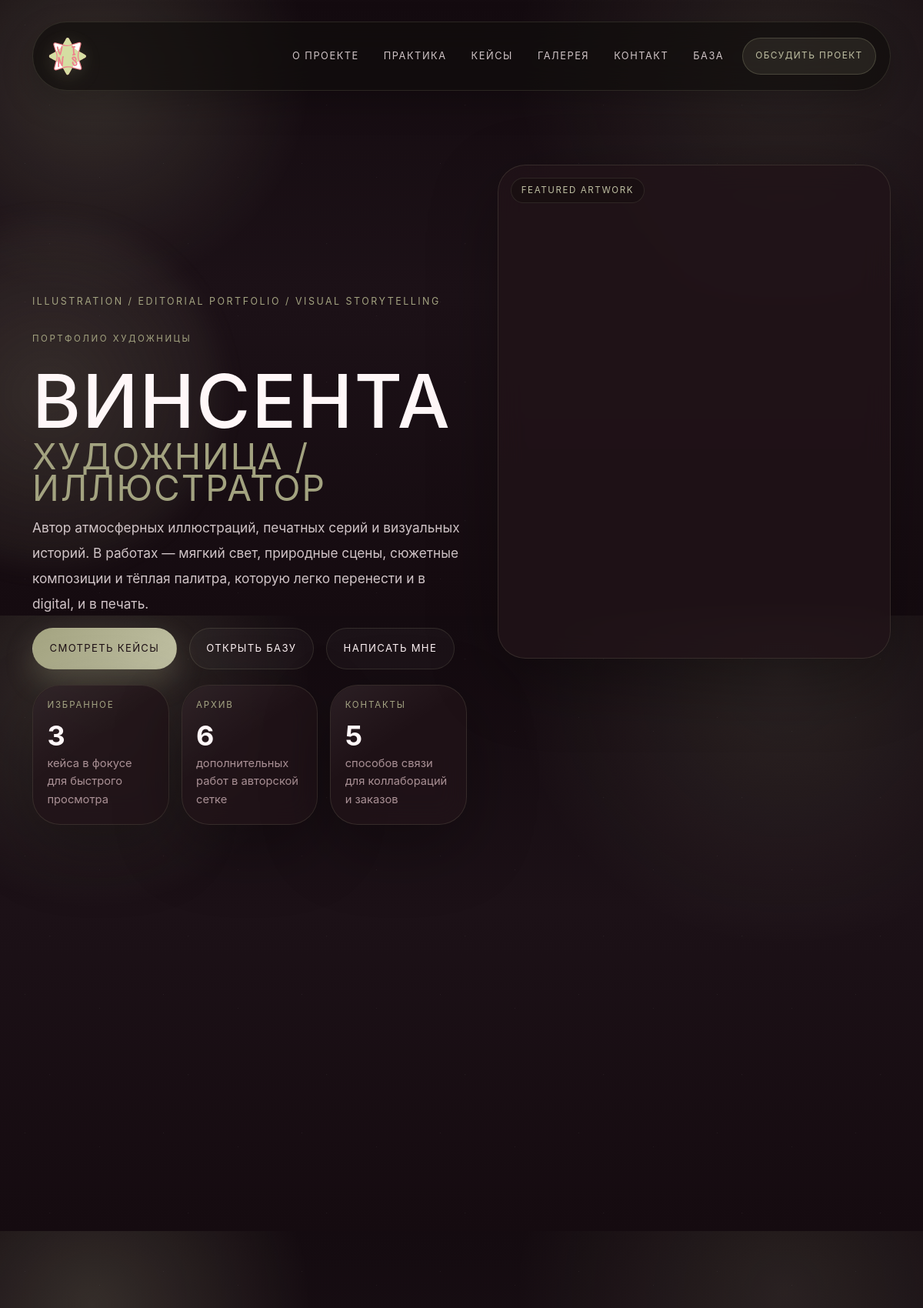
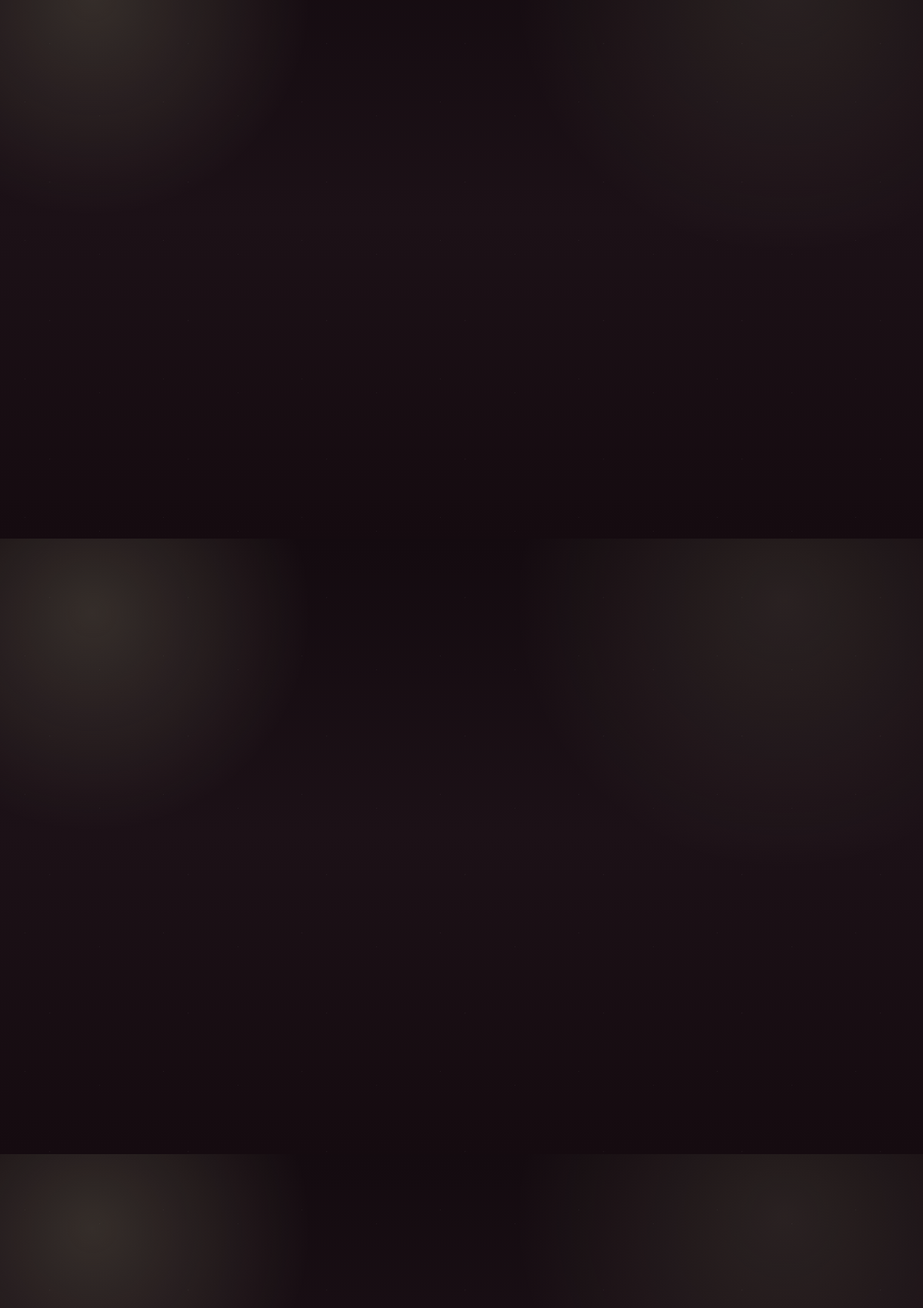
The page / (upper part) on the database its author committed (2 pictures, top to bottom).
### tables this page shows
CREATE TABLE profile (
            id INTEGER PRIMARY KEY AUTOINCREMENT,
            name TEXT NOT NULL,
            title TEXT NOT NULL,
            short_bio TEXT NOT NULL,
            about_text TEXT NOT NULL,
            hero_media TEXT NOT NULL,
            accent_note TEXT NOT NULL
        );

### app.py (the view)
    @app.get('/')
    def index() -> str:
        return render_template('index.html', **fetch_all())

### app.py (called while the page is built)
def get_db() -> sqlite3.Connection:
    if 'db' not in g:
        database_path = Path(current_app.config['DATABASE'])
        database_path.parent.mkdir(parents=True, exist_ok=True)
        connection = sqlite3.connect(str(database_path))
        connection.row_factory = sqlite3.Row
        connection.execute('PRAGMA foreign_keys = ON')
        g.db = connection
    return g.db

def serialize_item(row: sqlite3.Row | None) -> dict[str, Any]:
    return dict(row) if row is not None else {}

def serialize_rows(rows: list[sqlite3.Row]) -> list[dict[str, Any]]:
    return [dict(row) for row in rows]

def fetch_all() -> dict[str, Any]:
    db = get_db()
    content = {
        'profile': serialize_item(db.execute('SELECT * FROM profile LIMIT 1').fetchone()),
    }
    for key, query in CONTENT_QUERIES.items():
        content[key] = serialize_rows(db.execute(query).fetchall())
    return content

### templates/index.html (shortened to what this page needs)
<!DOCTYPE html>
<html lang="ru">
<head>
  <link href="https://cdn.jsdelivr.net/npm/bootstrap@5.3.3/dist/css/bootstrap.min.css" rel="stylesheet">
  <link rel="stylesheet" href="{{ url_for('static', filename='styles.css', v='20260405-atelier-off') }}">
</head>
<body>
  <div class="grain" aria-hidden="true"></div>
  <header class="site-header">
    <div class="container-xl">
      <nav class="navbar navbar-expand-lg site-nav">
        <a class="navbar-brand site-logo" href="#home" aria-label="Перейти к началу страницы">
          <img class="site-logo__image" src="{{ url_for('static', filename='assets/site-logo.svg') }}" alt="">
        </a>
        <div class="collapse navbar-collapse" id="mainNav">
          <ul class="navbar-nav ms-auto gap-lg-3 align-items-lg-center">
            <li class="nav-item"><a class="nav-link" href="#about">о проекте</a></li>
            <li class="nav-item"><a class="nav-link" href="#experience">практика</a></li>
            <li class="nav-item"><a class="nav-link" href="#projects">кейсы</a></li>
            <li class="nav-item"><a class="nav-link" href="#gallery">галерея</a></li>
            <li class="nav-item"><a class="nav-link" href="#contact">контакт</a></li>
            <li class="nav-item"><a class="nav-link" href="{{ url_for('admin_messages') }}">база</a></li>
          </ul>
          <a class="site-nav__cta magnetic" href="#contact">обсудить проект</a>
        </div>
      </nav>
    </div>
  </header>
  <main>
    <section class="hero section" id="home">
      <div class="container-xl">
        <div class="hero__grid">
          <div class="hero__content reveal">
            <p class="eyebrow">illustration / editorial portfolio / visual storytelling</p>
            <p class="hero__intro">портфолио художницы</p>
            <h1 class="hero__title">
              <span>{{ profile['name'] }}</span>
              <strong>{{ profile['title'] }}</strong>
            </h1>
            <p class="hero__text">{{ profile['short_bio'] }}</p>
            <div class="hero__actions d-flex flex-wrap gap-3">
              <a class="btn btn-accent magnetic" href="#projects">смотреть кейсы</a>
              <a class="btn btn-ghost magnetic" href="{{ url_for('admin_messages') }}">открыть базу</a>
              <a class="btn btn-ghost magnetic" href="#contact">написать мне</a>
            </div>
            <div class="hero__metrics">
              <article class="metric-card">
                <span>избранное</span>
                <strong>{{ projects|length }}</strong>
                <p>кейса в фокусе для быстрого просмотра</p>
              </article>
              <article class="metric-card">
                <span>архив</span>
                <strong>{{ gallery|length }}</strong>
                <p>дополнительных работ в авторской сетке</p>
              </article>
              <article class="metric-card">
                <span>контакты</span>
                <strong>{{ contacts|length }}</strong>
                <p>способов связи для коллабораций и заказов</p>
              </article>
            </div>
          </div>
          <div class="hero__visual">
            <article class="hero__media reveal tilt-card">
              <div class="hero__badge">featured artwork</div>
              <div class="hero__frame">
                <img src="{{ url_for('static', filename=profile['hero_media']) }}" alt="Главное изображение портфолио {{ profile['name'] }}" fetchpriority="high" decoding="async">
              </div>
            </article>
          </div>
        </div>
      </div>
    </section>
    <section class="statement section section--tight">
      <div class="container-xl">
      </div>
    </section>
    <section class="about section" id="about">
      <div class="container-xl">
        <div class="about__grid">
        </div>
      </div>
    </section>
    <section class="practice section" id="experience">
    </section>
  </main>
</body>
</html>

### rows shown on the page
profile: name "ВИНСЕНТА", title "ХУДОЖНИЦА / ИЛЛЮСТРАТОР", short_bio "Автор атмосферных иллюстраций, печатных серий и визуальных историй. В работах — мягкий свет, природные сцены, сюжетные композиции и тёплая палитра, которую легко перенести и в digital, и в печать.", hero_media (picture)

### other values the page prints
{{ projects|length }} "3"
{{ gallery|length }} "6"
{{ contacts|length }} "5"
